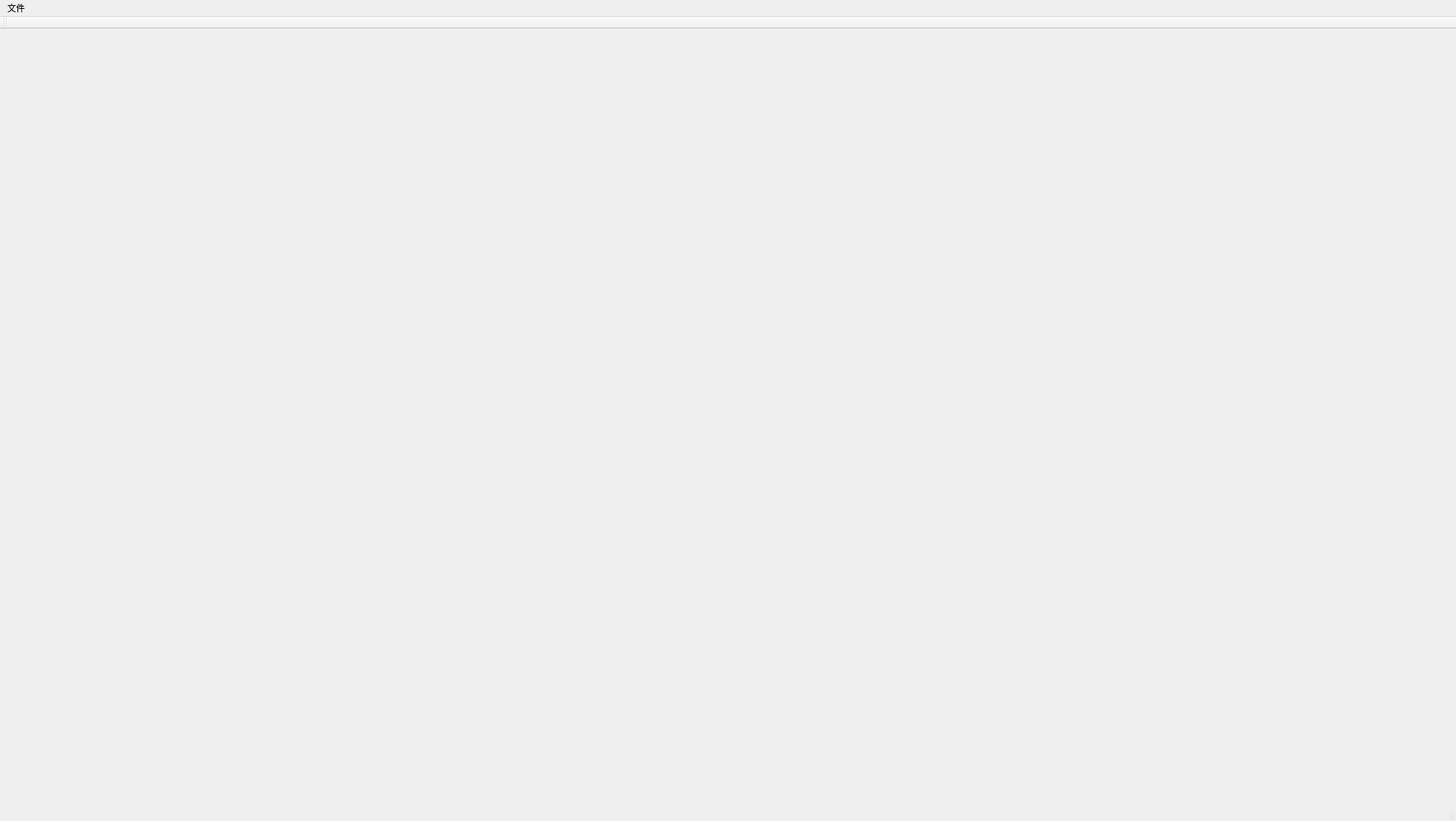
<?xml version="1.0" encoding="UTF-8"?>
<ui version="4.0">
 <class>SSPlayerClass</class>
 <widget class="QMainWindow" name="SSPlayerClass">
  <property name="geometry">
   <rect>
    <x>0</x>
    <y>0</y>
    <width>1995</width>
    <height>1125</height>
   </rect>
  </property>
  <property name="windowTitle">
   <string>SSPlayer</string>
  </property>
  <widget class="QWidget" name="centralWidget">
   <widget class="QWidget" name="widget" native="true">
    <property name="geometry">
     <rect>
      <x>30</x>
      <y>30</y>
      <width>1181</width>
      <height>631</height>
     </rect>
    </property>
   </widget>
  </widget>
  <widget class="QMenuBar" name="menuBar">
   <property name="geometry">
    <rect>
     <x>0</x>
     <y>0</y>
     <width>1995</width>
     <height>22</height>
    </rect>
   </property>
   <widget class="QMenu" name="menu">
    <property name="title">
     <string>文件</string>
    </property>
    <addaction name="openfile"/>
   </widget>
   <addaction name="menu"/>
  </widget>
  <widget class="QToolBar" name="mainToolBar">
   <attribute name="toolBarArea">
    <enum>TopToolBarArea</enum>
   </attribute>
   <attribute name="toolBarBreak">
    <bool>false</bool>
   </attribute>
  </widget>
  <widget class="QStatusBar" name="statusBar"/>
  <action name="openfile">
   <property name="text">
    <string>打开</string>
   </property>
  </action>
 </widget>
 <layoutdefault spacing="6" margin="11"/>
 <resources>
  <include location="SSPlayer.qrc"/>
 </resources>
 <connections/>
</ui>
